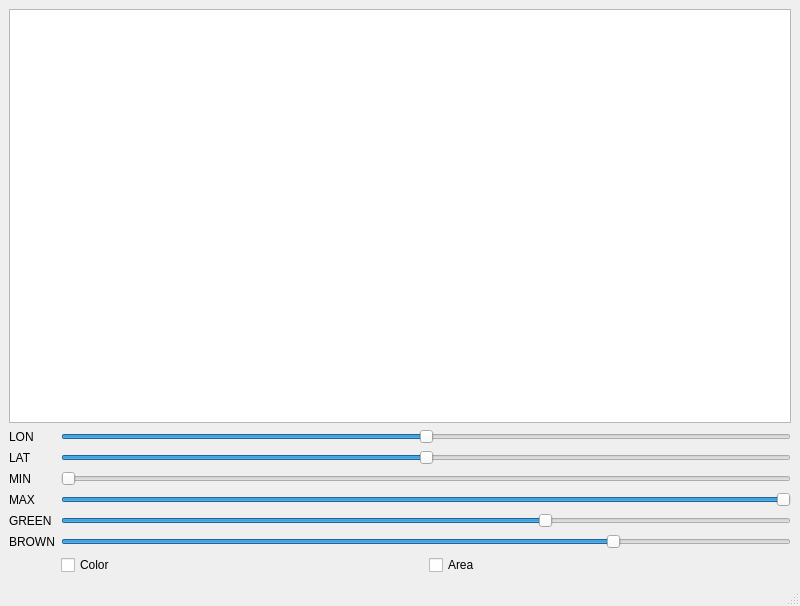
<?xml version="1.0" encoding="UTF-8"?>
<ui version="4.0">
 <class>MainWindow</class>
 <widget class="QMainWindow" name="MainWindow">
  <property name="geometry">
   <rect>
    <x>0</x>
    <y>0</y>
    <width>800</width>
    <height>606</height>
   </rect>
  </property>
  <property name="windowTitle">
   <string>MainWindow</string>
  </property>
  <widget class="QWidget" name="centralwidget">
   <layout class="QGridLayout" name="gridLayout">
    <item row="1" column="0">
     <layout class="QFormLayout" name="formLayout">
      <property name="sizeConstraint">
       <enum>QLayout::SetMinimumSize</enum>
      </property>
      <item row="0" column="1">
       <widget class="QSlider" name="longitudeSlider">
        <property name="minimum">
         <number>-180000</number>
        </property>
        <property name="maximum">
         <number>180000</number>
        </property>
        <property name="pageStep">
         <number>1000</number>
        </property>
        <property name="orientation">
         <enum>Qt::Horizontal</enum>
        </property>
       </widget>
      </item>
      <item row="1" column="1">
       <widget class="QSlider" name="latitudeSlider">
        <property name="minimum">
         <number>-90000</number>
        </property>
        <property name="maximum">
         <number>90000</number>
        </property>
        <property name="pageStep">
         <number>1000</number>
        </property>
        <property name="orientation">
         <enum>Qt::Horizontal</enum>
        </property>
       </widget>
      </item>
      <item row="2" column="1">
       <widget class="QSlider" name="heightMin">
        <property name="minimum">
         <number>-12000</number>
        </property>
        <property name="maximum">
         <number>9000</number>
        </property>
        <property name="value">
         <number>-12000</number>
        </property>
        <property name="orientation">
         <enum>Qt::Horizontal</enum>
        </property>
       </widget>
      </item>
      <item row="3" column="1">
       <widget class="QSlider" name="heightMax">
        <property name="minimum">
         <number>-12000</number>
        </property>
        <property name="maximum">
         <number>9000</number>
        </property>
        <property name="value">
         <number>9000</number>
        </property>
        <property name="orientation">
         <enum>Qt::Horizontal</enum>
        </property>
       </widget>
      </item>
      <item row="6" column="1">
       <layout class="QHBoxLayout" name="horizontalLayout">
        <item>
         <widget class="QCheckBox" name="colorMap">
          <property name="text">
           <string>Color</string>
          </property>
         </widget>
        </item>
        <item>
         <widget class="QCheckBox" name="areaMode">
          <property name="text">
           <string>Area</string>
          </property>
         </widget>
        </item>
       </layout>
      </item>
      <item row="0" column="0">
       <widget class="QLabel" name="label">
        <property name="text">
         <string>LON</string>
        </property>
       </widget>
      </item>
      <item row="1" column="0">
       <widget class="QLabel" name="label_2">
        <property name="text">
         <string>LAT</string>
        </property>
       </widget>
      </item>
      <item row="2" column="0">
       <widget class="QLabel" name="label_3">
        <property name="text">
         <string>MIN</string>
        </property>
       </widget>
      </item>
      <item row="3" column="0">
       <widget class="QLabel" name="label_4">
        <property name="text">
         <string>MAX</string>
        </property>
       </widget>
      </item>
      <item row="4" column="1">
       <widget class="QSlider" name="greenLimit">
        <property name="minimum">
         <number>-12000</number>
        </property>
        <property name="maximum">
         <number>9000</number>
        </property>
        <property name="value">
         <number>2000</number>
        </property>
        <property name="orientation">
         <enum>Qt::Horizontal</enum>
        </property>
       </widget>
      </item>
      <item row="5" column="1">
       <widget class="QSlider" name="brownLimit">
        <property name="minimum">
         <number>-12000</number>
        </property>
        <property name="maximum">
         <number>9000</number>
        </property>
        <property name="value">
         <number>4000</number>
        </property>
        <property name="orientation">
         <enum>Qt::Horizontal</enum>
        </property>
       </widget>
      </item>
      <item row="4" column="0">
       <widget class="QLabel" name="label_5">
        <property name="text">
         <string>GREEN</string>
        </property>
       </widget>
      </item>
      <item row="5" column="0">
       <widget class="QLabel" name="label_6">
        <property name="text">
         <string>BROWN</string>
        </property>
       </widget>
      </item>
     </layout>
    </item>
    <item row="0" column="0">
     <widget class="MyGraphicsView" name="graphicsView"/>
    </item>
   </layout>
  </widget>
  <widget class="QMenuBar" name="menubar">
   <property name="geometry">
    <rect>
     <x>0</x>
     <y>0</y>
     <width>800</width>
     <height>21</height>
    </rect>
   </property>
  </widget>
  <widget class="QStatusBar" name="statusbar"/>
 </widget>
 <customwidgets>
  <customwidget>
   <class>MyGraphicsView</class>
   <extends>QGraphicsView</extends>
   <header>mygraphicsview.h</header>
  </customwidget>
 </customwidgets>
 <resources/>
 <connections/>
</ui>
